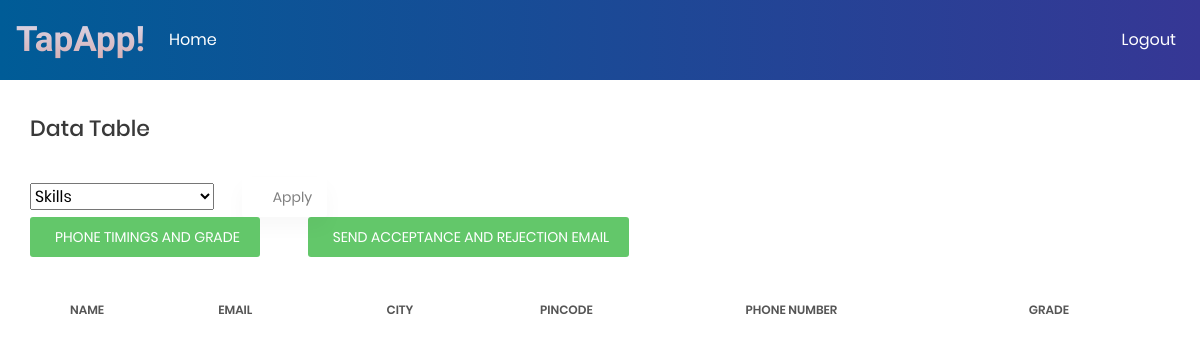
Page /dashboard/shortlist (signed in) on the earlier database version.
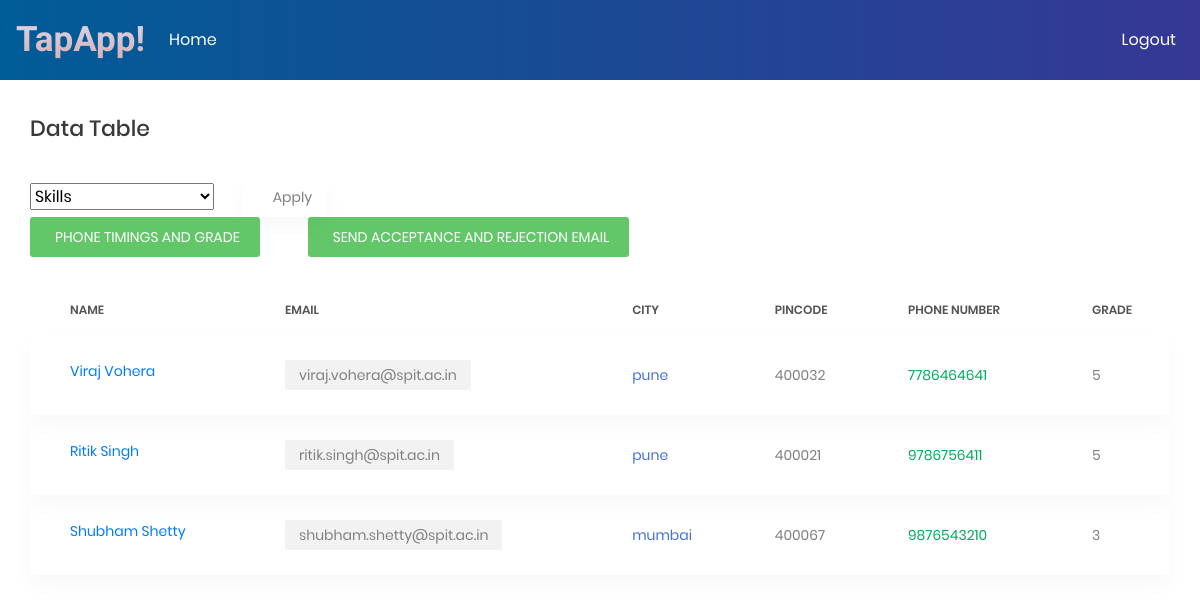
Same page on the later database version.
### dashboard/models.py (models this page shows)
class InterestForm(models.Model):
    name = models.CharField(max_length=100)
    phone_number = models.CharField(max_length=100)
    email = models.CharField(max_length=100)
    city = models.CharField(max_length=100)
    secret_key = models.CharField(max_length=50, default='#' * 15)
    pincode = models.CharField(max_length=10, default='######')
    def __str__(self):
        return self.name

class ExperienceForm(models.Model):
    description = models.TextField(default="No Description")
    interest = models.CharField(max_length=100)
    email = models.CharField(max_length=100, default='example@example.com')
    experience = models.CharField(max_length=100)
    grade = models.CharField(max_length=2, default="N/A")
    shortlisted = models.BooleanField(default=False)

### dashboard/views.py (the view, shortened to what this page needs)
# urls.py: path('dashboard/shortlist', dashboard_views.shortlist, name="shortlist"),
@login_required
def shortlist(request):
    print("hello")
    context = {
        'interests': InterestForm.objects.all(),
        'experiences': ExperienceForm.objects.filter(shortlisted=True),
    }
    context = {
        'interests': InterestForm.objects.all(),
        'experiences': ExperienceForm.objects.filter(shortlisted=True),
    }
    print(context)
    return render(request, 'shortlist.html', context)

### dashboard/templates/shortlist.html (shortened to what this page needs)
{% extends 'adminusers/base.html'%}
{% load crispy_forms_tags %}
{% block content %}
<section class="p-t-20">
                <div class="container">
                    <div class="row">
                        <div class="col-md-12">
                            <h3 class="title-5 m-b-35">data table</h3>
                            <div class="table-data__tool">
                                <div class="table-data__tool-left">
                                    <form method="POST">
                                    <div class="rs-select2--light rs-select2--md">
                                            <select class="js-select2 mr-5" name="property" >
                                                <option selected="selected" value="all">Skills</option>
                                            </select>
                                        </div>
                                        <button class="au-btn-filter ml-5" type="submit">
                                            <i class="zmdi zmdi-filter-list"></i>Apply</button>
                                        </form>
                                        <button class="au-btn au-btn-icon au-btn--green au-btn--small">
                                        <a style="color: white" href="{% url 'phone-interview' %}">Phone Timings and Grade</a></button>
                                        <button class="au-btn au-btn-icon au-btn--green au-btn--small ml-5" style="float: right">
                                        <a style="color: white" href="{% url 'shortlist-email' %}">Send Acceptance and Rejection email</a></button>
                                </div>
                            </div>
                            <div class="table-responsive table-responsive-data2">
                                <table class="table table-data2">
                                    <thead>
                                        <tr>
                                            <th>Name</th>
                                            <th>Email</th>
                                            <th>City</th>
                                            <th>Pincode</th>
                                            <th>Phone number</th>
                                            <th>Grade</th>
                                        </tr>
                                    </thead>
                                    <tbody>
                                        {% for experience in experiences %}
                                            {% for interest in interests %}
                                                {% if interest.email == experience.email %}
                                                    <tr class="tr-shadow">
                                                        <td><a href={% url 'detail' interest.email%}>{{ interest.name }}</a></td>
                                                        <td>
                                                            <span class="block-email">{{ interest.email }}</span>
                                                        </td>
                                                        <td class="desc">{{ interest.city }}</td>
                                                        <td>{{ interest.pincode }}</td>
                                                        <td>
                                                            <span class="status--process">{{ interest.phone_number }}</span>
                                                        </td>
                                                        <td>
                                                            {{ experience.grade }}
                                                        </td>
                                                    </tr>
                                                {% endif %}
                                            {% endfor %}
                                        {% endfor %}
                                    </tbody>
                                </table>
                            </div>
                        </div>
                    </div>
                </div>
            </section>
{% endblock %}

### adminusers/templates/adminusers/base.html (shortened to what this page needs)
{% load static %}
<!DOCTYPE html>
<html>
<head>
<link rel="stylesheet" href="https://stackpath.bootstrapcdn.com/bootstrap/4.4.1/css/bootstrap.min.css">
<link href="{% static 'css/font-face.css' %}" rel="stylesheet" media="all">
   <link href="{% static 'vendor/font-awesome-4.7/css/font-awesome.min.css' %}" rel="stylesheet" media="all">
   <link href="{% static 'vendor/font-awesome-5/css/fontawesome-all.min.css' %}" rel="stylesheet" media="all">
   <link href="{% static 'vendor/mdi-font/css/material-design-iconic-font.min.css' %}" rel="stylesheet" media="all">
   <link href="{% static 'vendor/bootstrap-4.1/bootstrap.min.css' %}" rel="stylesheet" media="all">
   <link href="{% static 'vendor/animsition/animsition.min.css' %}" rel="stylesheet" media="all">
   <link href="{% static 'vendor/bootstrap-progressbar/bootstrap-progressbar-3.3.4.min.css' %}" rel="stylesheet" media="all">
   <link href="{% static 'vendor/wow/animate.css' %}" rel="stylesheet" media="all">
   <link href="{% static 'vendor/css-hamburgers/hamburgers.min.css' %}" rel="stylesheet" media="all">
   <link href="{% static 'vendor/slick/slick.css' %}" rel="stylesheet" media="all">
   <link href="{% static 'vendor/select2/select2.min.css' %}" rel="stylesheet" media="all">
   <link href="{% static 'vendor/perfect-scrollbar/perfect-scrollbar.css' %}" rel="stylesheet" media="all">
   <link href="{% static 'css/theme.css' %}" rel="stylesheet" media="all">
</head>
<body style="height: 100%; margin: 0;">
<nav class="navbar navbar-expand-lg navbar-light bg-light mb-3" style="background-image: linear-gradient(to right,#005c97,#363795); height: 80px;margin-bottom: 0;">
 <a class="navbar-brand" href="#" style="font-family: 'Josefin Sans', sans-serif; font-weight: bold; font-size: 35px;background: -webkit-linear-gradient(#dae2f8, #d6a4a4);
-webkit-background-clip: text;
  -webkit-text-fill-color: transparent;
  font-weight: bold;">TapApp!</a>
 <div class="collapse navbar-collapse" id="navbarNav">
   <ul class="navbar-nav">
     <li class="nav-item active">
       <a class="nav-link" href="{% url 'dashboard' %}" style="color: white;">Home <span class="sr-only">(current)</span></a>
     </li>
   </ul>
 </div>
 <div class="navbar-nav">
              {% if user.is_authenticated %}
                <a class="nav-item nav-link" href="{% url 'logout' %}" style="color: white;">Logout</a>
              {% else %}
                <a class="nav-item nav-link" href="{% url 'login' %}" style="color: white;">Login</a>
                <a class="nav-item nav-link" href="{% url 'register' %}" style="color: white;">Register</a>
              {% endif %}
          </div>
</nav>
      <div class="col-md-12">
        {% block content %}{% endblock %}
      </div>
</body>
</html>

Differences in the rows shown:
added ExperienceForm: grade "5"
added InterestForm: name "Viraj Vohera", email "viraj.vohera@spit.ac.in", city "pune", pincode "400032", phone_number "7786464641"
added ExperienceForm: grade "5"
added InterestForm: name "Ritik Singh", email "ritik.singh@spit.ac.in", city "pune", pincode "400021", phone_number "9786756411"
added ExperienceForm: grade "3"
added InterestForm: name "Shubham Shetty", email "shubham.shetty@spit.ac.in", city "mumbai", pincode "400067", phone_number "9876543210"
